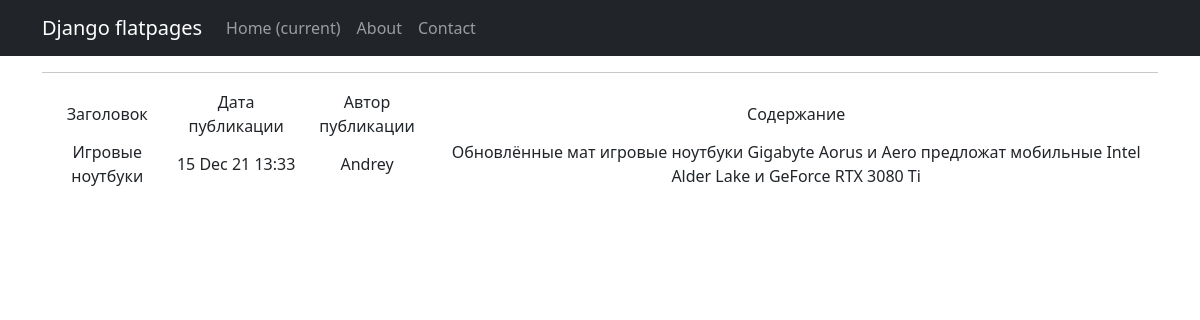
Screenshot of /news/1 with the database file from the repository.
### NewsPortal/models.py (models this page shows, shortened)
class Post(models.Model):
    author = models.ForeignKey(Author, on_delete=models.CASCADE)
    NEWS = 'NW'
    ARTICLE = 'AR'
    CATEGORY_CHOICES = (
        (NEWS, 'Новость'),
        (ARTICLE, 'Статья'),
    )
    categoryType = models.CharField(max_length=2, choices=CATEGORY_CHOICES, default=ARTICLE)
    dateCreation = models.DateTimeField(auto_now_add=True)
    postCategory = models.ManyToManyField(Category, through='postCategory')
    title = models.CharField(max_length=128)
    text = models.TextField()
    rating = models.SmallIntegerField(default=0)

class Author(models.Model):
    authorUser = models.OneToOneField(User, on_delete=models.CASCADE)
    ratingAuthor = models.SmallIntegerField(default=0)

### NewsPortal/views.py (the view)
# urls.py: path('<int:pk>', PostDetail.as_view())      # pk — это первичный ключ товара, который будет выводиться в шаблон
class PostDetail(DetailView):
    model = Post                        # модель чьи объекты выводятся
    template_name = 'news/post.html'    # путь и название шаблона html
    context_object_name = 'post'

### templates/news/post.html (shortened to what this page needs)
{% extends 'flatpages/default.html' %}
{% block content %}
<hr>
    <table>
        <tr>
            <td>
                Заголовок
            </td>
            <td>
                Дата публикации
            </td>
            <td>
                Автор публикации
            </td>
            <td>
                Содержание
            </td>
        </tr>
        <tr>
            <td>
                {{post.title}}
            </td>
            <td>
                {{post.dateCreation|date:'d M y H:i' }}
            </td>
            <td>
                {{post.author.authorUser}}
            </td>
            <td>
                {{post.text}}
            </td>
        </tr>
    </table>
{% endblock content %}

### rows the page displays
Post: title "Игровые ноутбуки", dateCreation "15 Dec 21 13:33", author.authorUser "Andrey", text "Обновлённые мат игровые ноутбуки Gigabyte Aorus и Aero предложат мобильные Intel Alder Lake и GeForce RTX 3080 Ti"
